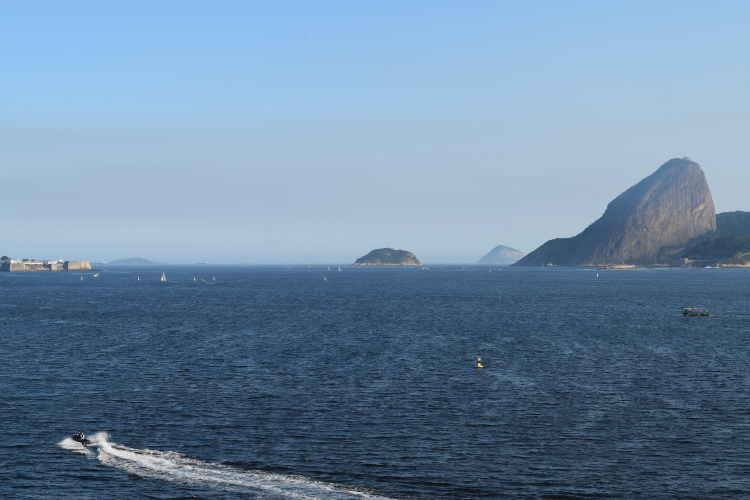
#> input picture src/images/exemplo1.jpg, 1500 x 1000 px (shown at 1/2 size)
$ python -i sobel.py   (imports and definitions only)   (older library calls are emulated)
#> lines starting #> are read from the running program, lines starting #| are printed output that depends on the picture
#> further down, picture is the input picture: shape (1000, 1500, 3); mean B, G, R 162.6, 136.4, 108.6
### src/utils/utils.py
import matplotlib.pyplot as plt
import numpy as np
from src.utils.ransac import ransac_base
import cv2
from typing import List, Tuple


# Window's size of the wave in cv2.imshow
WAVE_WINDOW_SIZE_WIDTH = 900
WAVE_WINDOW_SIZE_HEIGHT = 470

IMG_TO_GET_VLINE = 'src/images/base/img_to_get_vLine.jpg'
P1_XYW, P2_XYW = [271*4, 507*4, 1], [682*4, 558*4, 1]   # points taken manually
P3_XYW, P4_XYW = [858*4, 495*4, 1], [1015*4, 549*4, 1]  # points taken manually


def show_image(image: np.ndarray, title: str='title image', resize_w: int=1200, resize_h: int=800) -> None:
    """ Show image in OpenCV
    :param image: the input image
    :param title: image's title
    :param resize_w: window width
    :param resize_h: window height
    :return: None, only show image
    """
    cv2.namedWindow(title, cv2.WINDOW_NORMAL)
    cv2.resizeWindow(title, resize_w, resize_h)
    cv2.imshow(title, image)
    cv2.waitKey(0)
    cv2.destroyWindow(title)


# [65 lines left out: functions distance_euclidean, get_quadrante, fill_samples, get_Vline_ransac, get_vanishLine_automatic, not called in this run]

### src/utils/sobel.py
import numpy as np
from scipy import signal
import matplotlib.pyplot as plt
from operator import itemgetter
from ..utils.utils import show_image
import cv2
import copy


def sobel_filter(image: np.ndarray, k_size: int=3, show_: bool=True) -> np.ndarray:
    """ get image's edges
    :param image: the input image
    :param k_size: kernel-sobel size
    :param show_: plot edges
    :return: image's edges, represented as gradient values
    """
#> called with k_size = 3, show_ = True
    img = copy.copy(image)
    img = cv2.cvtColor(img, cv2.COLOR_BGR2GRAY)
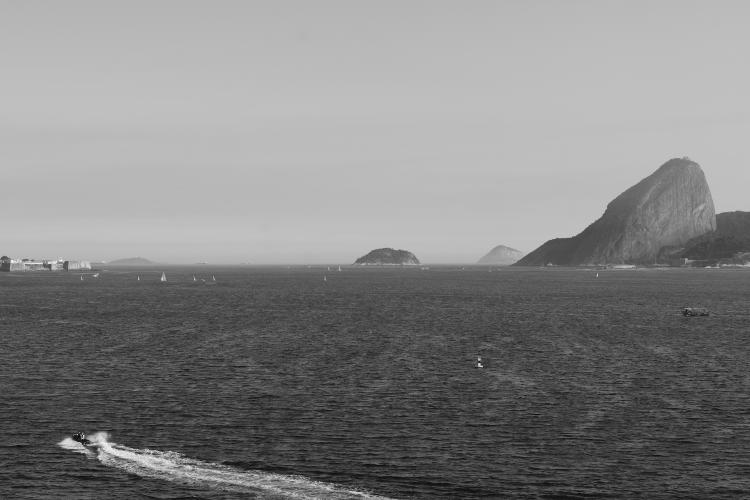
#> img: shape (1000, 1500) (shown at 1/2 size); min 0, max 254, mean 131.1

    img = img.astype('int32')

    if k_size == 3:
        kh = np.array([[-1, 0, 1], [-2, 0, 2], [-1, 0, 1]], dtype=np.float)
        kv = np.array([[1, 2, 1], [0, 0, 0], [-1, -2, -1]], dtype=np.float)
    else:
        kh = np.array([[-1, -2, 0, 2, 1],
                       [-4, -8, 0, 8, 4],
                       [-6, -12, 0, 12, 6],
                       [-4, -8, 0, 8, 4],
                       [-1, -2, 0, 2, 1]], dtype=np.float)
        kv = np.array([[1, 4, 6, 4, 1],
                       [2, 8, 12, 8, 2],
                       [0, 0, 0, 0, 0],
                       [-2, -8, -12, -8, -2],
                       [-1, -4, -6, -4, -1]], dtype=np.float)
    # https://docs.scipy.org/doc/scipy/reference/generated/scipy.signal.convolve2d.html
    gx = signal.convolve2d(img, kh, mode='same', boundary='symm', fillvalue=0)
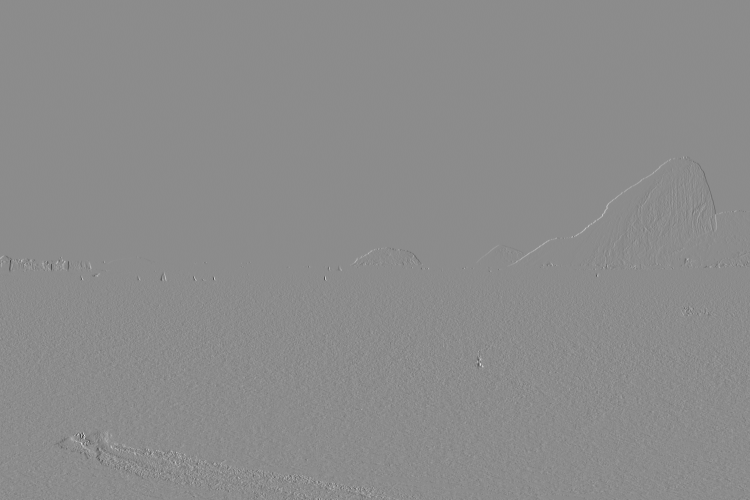
#> gx: shape (1000, 1500) float64 (shown at 1/2 size); min -863, max 709, mean 0; drawn with min black and max white
    gy = signal.convolve2d(img, kv, mode='same', boundary='symm', fillvalue=0)
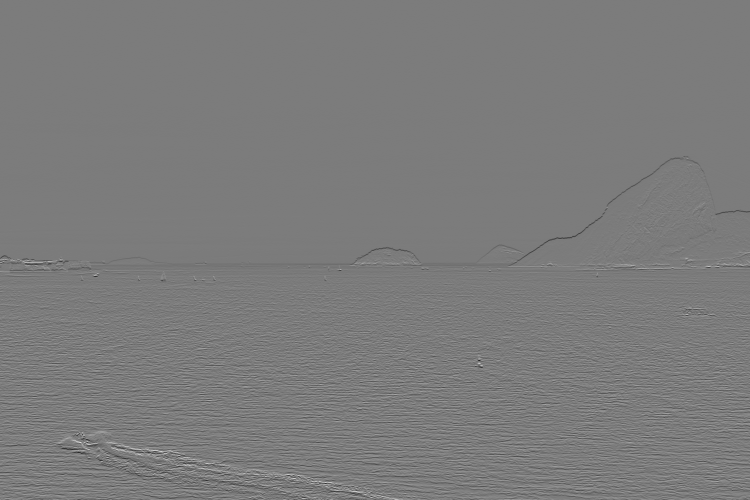
#> gy: shape (1000, 1500) float64 (shown at 1/2 size); min -796, max 840, mean -0.9; drawn with min black and max white

    g = np.sqrt(gx * gx + gy * gy)  # magnitude
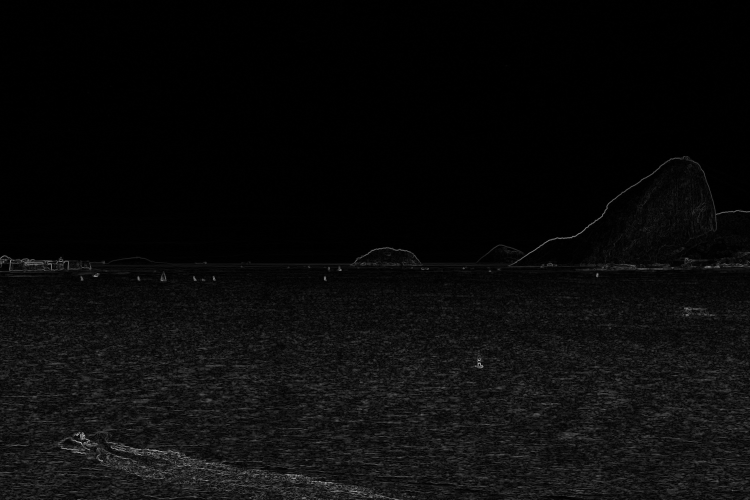
#> g: shape (1000, 1500) float64 (shown at 1/2 size); min 0, max 907, mean 39.4; drawn with min black and max white
    g *= 255.0 / np.max(g)  # normalize (Q&D)
    if show_:
        show_image(g, "sobel filter", 900, 470)
#> in show_image, `cv2.imshow(title, image)`:
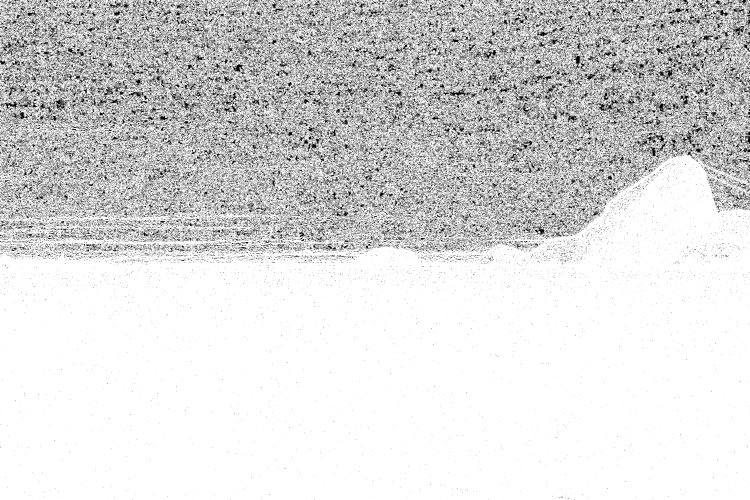
#> window 'sobel filter': shape (1000, 1500) (shown at 1/2 size); min 0, max 255, mean 216.6
    return g


# [70 lines left out: functions sort_g, cdf, get_xy, filtrar_g, not called in this run]

>>> import cv2
>>> picture = cv2.imread('../images/exemplo1.jpg')
>>> result = sobel_filter(picture)

$ run again, on src/images/exemplo2.jpg
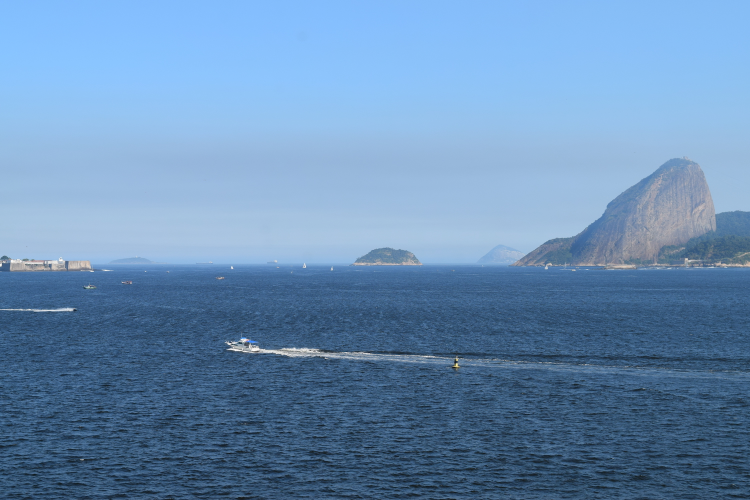
#> input picture src/images/exemplo2.jpg, 1500 x 1000 px (shown at 1/2 size)
#> picture is the input picture: shape (1000, 1500, 3); mean B, G, R 179.4, 141.4, 104.8
#> in sobel_filter, `g = np.sqrt(gx * gx + gy * gy)`:
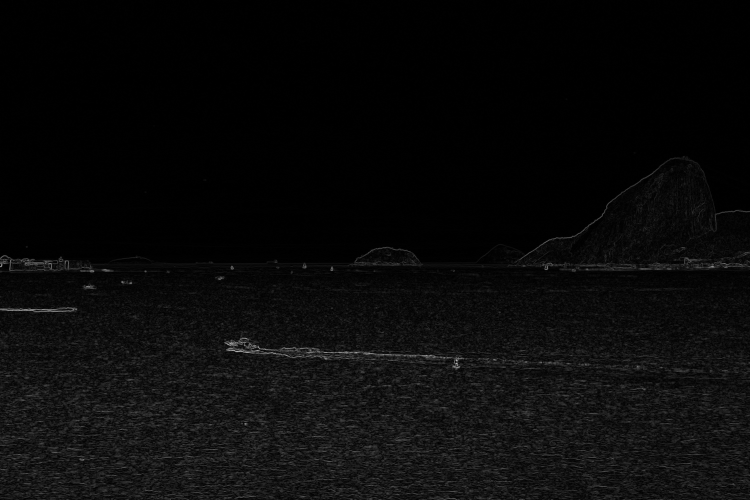
#> g: shape (1000, 1500) float64 (shown at 1/2 size); min 0, max 906.6, mean 37; drawn with min black and max white
#> in show_image, `cv2.imshow(title, image)`:
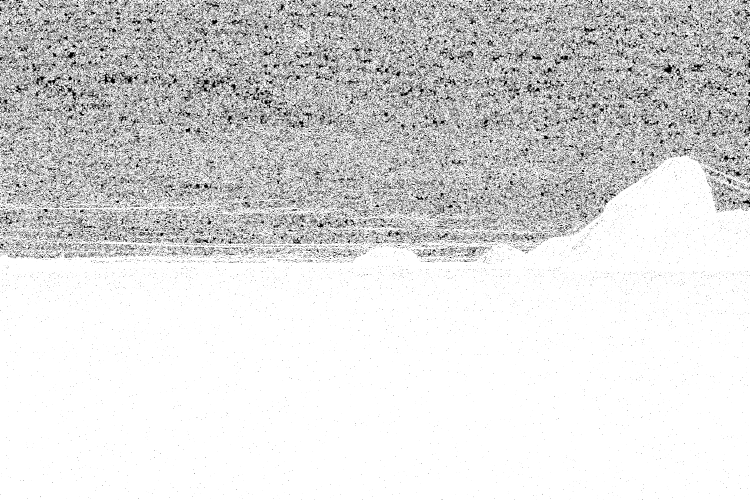
#> window 'sobel filter': shape (1000, 1500) (shown at 1/2 size); min 0, max 255, mean 216.9

$ run again, on src/images/exemplo3.jpg
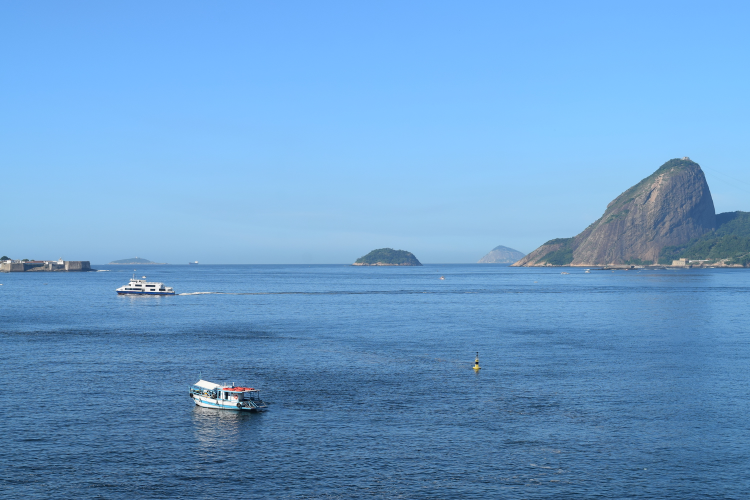
#> input picture src/images/exemplo3.jpg, 1500 x 1000 px (shown at 1/2 size)
#> picture is the input picture: shape (1000, 1500, 3); mean B, G, R 204, 157, 106.9
#> in sobel_filter, `g = np.sqrt(gx * gx + gy * gy)`:
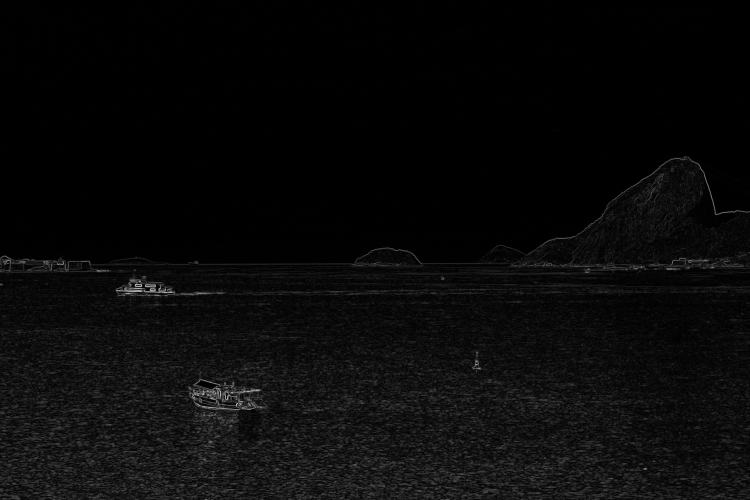
#> g: shape (1000, 1500) float64 (shown at 1/2 size); min 0, max 997.3, mean 39.3; drawn with min black and max white
#> in show_image, `cv2.imshow(title, image)`:
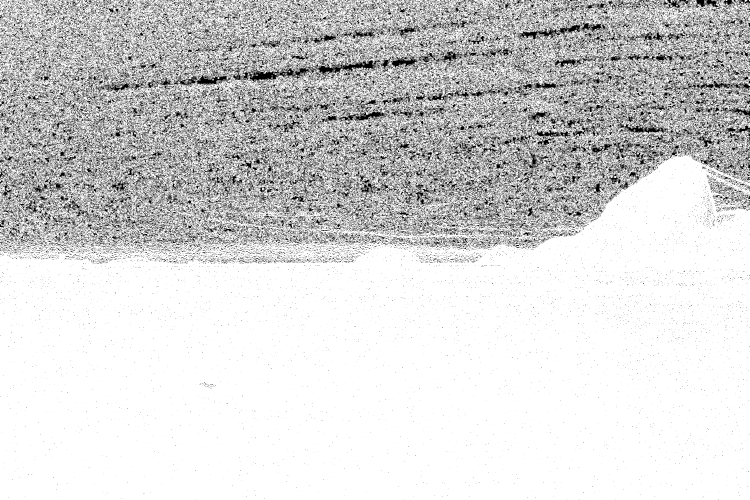
#> window 'sobel filter': shape (1000, 1500) (shown at 1/2 size); min 0, max 255, mean 212

$ run again, on src/images/exemplo4.jpg
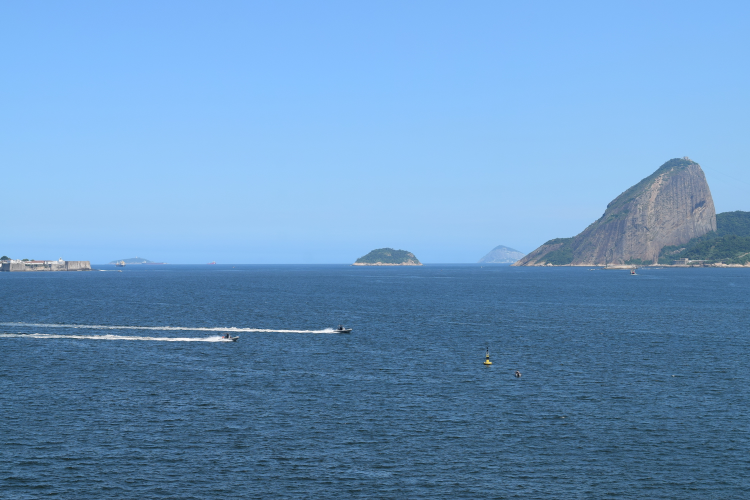
#> input picture src/images/exemplo4.jpg, 1500 x 1000 px (shown at 1/2 size)
#> picture is the input picture: shape (1000, 1500, 3); mean B, G, R 191, 149, 105.4
#> in sobel_filter, `g = np.sqrt(gx * gx + gy * gy)`:
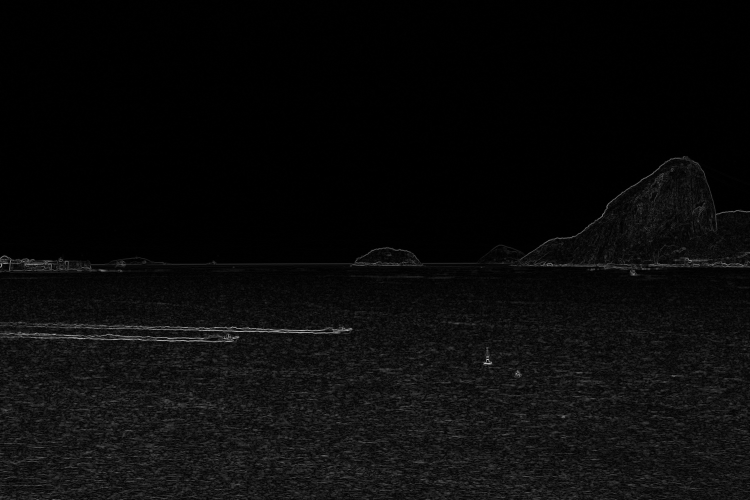
#> g: shape (1000, 1500) float64 (shown at 1/2 size); min 0, max 857, mean 36.8; drawn with min black and max white
#> in show_image, `cv2.imshow(title, image)`:
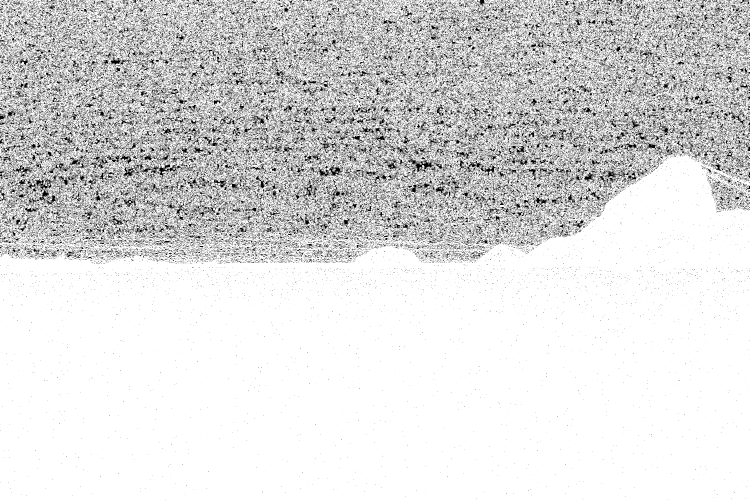
#> window 'sobel filter': shape (1000, 1500) (shown at 1/2 size); min 0, max 255, mean 217.9
